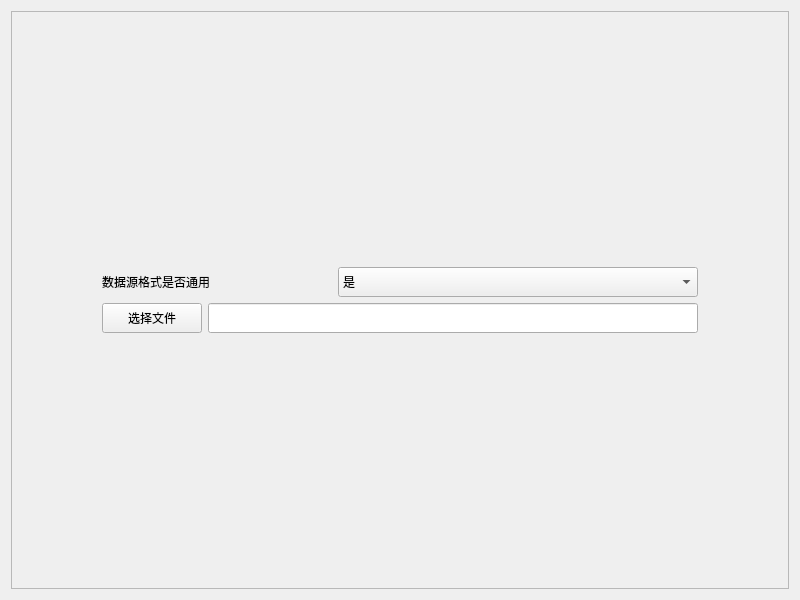
<?xml version="1.0" encoding="UTF-8"?>
<ui version="4.0">
 <class>AddFunctionTestClass</class>
 <widget class="QWidget" name="AddFunctionTestClass">
  <property name="geometry">
   <rect>
    <x>0</x>
    <y>0</y>
    <width>800</width>
    <height>600</height>
   </rect>
  </property>
  <property name="windowTitle">
   <string>AddFunctionTest</string>
  </property>
  <layout class="QVBoxLayout" name="verticalLayout">
   <item>
    <widget class="QScrollArea" name="scrollArea">
     <property name="widgetResizable">
      <bool>true</bool>
     </property>
     <widget class="QWidget" name="scrollAreaWidgetContents">
      <property name="geometry">
       <rect>
        <x>0</x>
        <y>0</y>
        <width>780</width>
        <height>580</height>
       </rect>
      </property>
      <layout class="QHBoxLayout" name="horizontalLayout">
       <item>
        <spacer name="horizontalSpacer">
         <property name="orientation">
          <enum>Qt::Horizontal</enum>
         </property>
         <property name="sizeType">
          <enum>QSizePolicy::Fixed</enum>
         </property>
         <property name="sizeHint" stdset="0">
          <size>
           <width>50</width>
           <height>20</height>
          </size>
         </property>
        </spacer>
       </item>
       <item>
        <layout class="QVBoxLayout" name="verticalLayout_2">
         <item>
          <spacer name="verticalSpacer">
           <property name="orientation">
            <enum>Qt::Vertical</enum>
           </property>
           <property name="sizeHint" stdset="0">
            <size>
             <width>20</width>
             <height>40</height>
            </size>
           </property>
          </spacer>
         </item>
         <item>
          <layout class="QHBoxLayout" name="horizontalLayout_Option3">
           <item>
            <spacer name="horizontalSpacer_10">
             <property name="orientation">
              <enum>Qt::Horizontal</enum>
             </property>
             <property name="sizeHint" stdset="0">
              <size>
               <width>40</width>
               <height>20</height>
              </size>
             </property>
            </spacer>
           </item>
           <item>
            <widget class="QLabel" name="str_Label">
             <property name="sizePolicy">
              <sizepolicy hsizetype="Minimum" vsizetype="Minimum">
               <horstretch>0</horstretch>
               <verstretch>0</verstretch>
              </sizepolicy>
             </property>
             <property name="minimumSize">
              <size>
               <width>230</width>
               <height>25</height>
              </size>
             </property>
             <property name="styleSheet">
              <string notr="true">font: 75 12pt &quot;微软雅黑&quot;;</string>
             </property>
             <property name="text">
              <string>数据源格式是否通用</string>
             </property>
            </widget>
           </item>
           <item>
            <widget class="QComboBox" name="str_ComboBox">
             <property name="sizePolicy">
              <sizepolicy hsizetype="Minimum" vsizetype="Minimum">
               <horstretch>0</horstretch>
               <verstretch>0</verstretch>
              </sizepolicy>
             </property>
             <property name="minimumSize">
              <size>
               <width>360</width>
               <height>30</height>
              </size>
             </property>
             <property name="styleSheet">
              <string notr="true">font: 75 11pt &quot;微软雅黑&quot;;</string>
             </property>
             <item>
              <property name="text">
               <string>是</string>
              </property>
             </item>
             <item>
              <property name="text">
               <string>否</string>
              </property>
             </item>
            </widget>
           </item>
           <item>
            <spacer name="horizontalSpacer_11">
             <property name="orientation">
              <enum>Qt::Horizontal</enum>
             </property>
             <property name="sizeHint" stdset="0">
              <size>
               <width>40</width>
               <height>20</height>
              </size>
             </property>
            </spacer>
           </item>
          </layout>
         </item>
         <item>
          <layout class="QHBoxLayout" name="horizontalLayout_Option3_2">
           <item>
            <spacer name="horizontalSpacer_12">
             <property name="orientation">
              <enum>Qt::Horizontal</enum>
             </property>
             <property name="sizeHint" stdset="0">
              <size>
               <width>40</width>
               <height>20</height>
              </size>
             </property>
            </spacer>
           </item>
           <item>
            <widget class="QPushButton" name="str_PushButton">
             <property name="sizePolicy">
              <sizepolicy hsizetype="Minimum" vsizetype="Minimum">
               <horstretch>0</horstretch>
               <verstretch>0</verstretch>
              </sizepolicy>
             </property>
             <property name="minimumSize">
              <size>
               <width>100</width>
               <height>25</height>
              </size>
             </property>
             <property name="focusPolicy">
              <enum>Qt::StrongFocus</enum>
             </property>
             <property name="styleSheet">
              <string notr="true">font: 75 11pt &quot;微软雅黑&quot;;</string>
             </property>
             <property name="text">
              <string>选择文件</string>
             </property>
             <property name="checkable">
              <bool>false</bool>
             </property>
             <property name="autoDefault">
              <bool>false</bool>
             </property>
             <property name="default">
              <bool>false</bool>
             </property>
             <property name="flat">
              <bool>false</bool>
             </property>
            </widget>
           </item>
           <item>
            <widget class="QLineEdit" name="str_LineEdit">
             <property name="sizePolicy">
              <sizepolicy hsizetype="Minimum" vsizetype="Minimum">
               <horstretch>0</horstretch>
               <verstretch>0</verstretch>
              </sizepolicy>
             </property>
             <property name="minimumSize">
              <size>
               <width>490</width>
               <height>30</height>
              </size>
             </property>
             <property name="styleSheet">
              <string notr="true">font: 75 11pt &quot;微软雅黑&quot;;</string>
             </property>
            </widget>
           </item>
           <item>
            <spacer name="horizontalSpacer_13">
             <property name="orientation">
              <enum>Qt::Horizontal</enum>
             </property>
             <property name="sizeHint" stdset="0">
              <size>
               <width>40</width>
               <height>20</height>
              </size>
             </property>
            </spacer>
           </item>
          </layout>
         </item>
         <item>
          <spacer name="verticalSpacer_2">
           <property name="orientation">
            <enum>Qt::Vertical</enum>
           </property>
           <property name="sizeHint" stdset="0">
            <size>
             <width>20</width>
             <height>40</height>
            </size>
           </property>
          </spacer>
         </item>
        </layout>
       </item>
       <item>
        <spacer name="horizontalSpacer_2">
         <property name="orientation">
          <enum>Qt::Horizontal</enum>
         </property>
         <property name="sizeType">
          <enum>QSizePolicy::Fixed</enum>
         </property>
         <property name="sizeHint" stdset="0">
          <size>
           <width>50</width>
           <height>20</height>
          </size>
         </property>
        </spacer>
       </item>
      </layout>
     </widget>
    </widget>
   </item>
  </layout>
 </widget>
 <layoutdefault spacing="6" margin="11"/>
 <resources>
  <include location="addfunctiontest.qrc"/>
 </resources>
 <connections/>
</ui>
